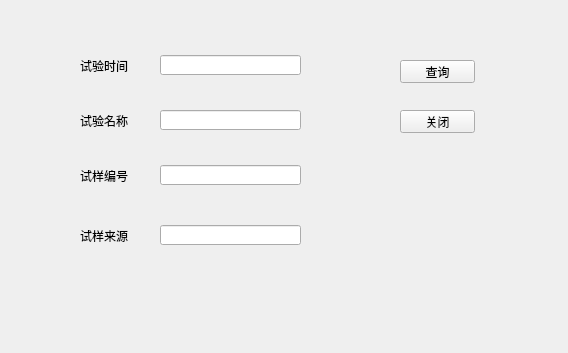
<?xml version="1.0" encoding="UTF-8"?>
<ui version="4.0">
 <class>Form</class>
 <widget class="QWidget" name="Form">
  <property name="geometry">
   <rect>
    <x>0</x>
    <y>0</y>
    <width>568</width>
    <height>353</height>
   </rect>
  </property>
  <property name="windowTitle">
   <string>Form</string>
  </property>
  <widget class="QLabel" name="label">
   <property name="geometry">
    <rect>
     <x>80</x>
     <y>60</y>
     <width>54</width>
     <height>12</height>
    </rect>
   </property>
   <property name="text">
    <string>试验时间</string>
   </property>
  </widget>
  <widget class="QLineEdit" name="time">
   <property name="geometry">
    <rect>
     <x>160</x>
     <y>55</y>
     <width>141</width>
     <height>20</height>
    </rect>
   </property>
  </widget>
  <widget class="QLabel" name="label_2">
   <property name="geometry">
    <rect>
     <x>80</x>
     <y>115</y>
     <width>54</width>
     <height>12</height>
    </rect>
   </property>
   <property name="text">
    <string>试验名称</string>
   </property>
  </widget>
  <widget class="QLineEdit" name="name">
   <property name="geometry">
    <rect>
     <x>160</x>
     <y>110</y>
     <width>141</width>
     <height>20</height>
    </rect>
   </property>
  </widget>
  <widget class="QLineEdit" name="number">
   <property name="geometry">
    <rect>
     <x>160</x>
     <y>165</y>
     <width>141</width>
     <height>20</height>
    </rect>
   </property>
  </widget>
  <widget class="QLabel" name="label_3">
   <property name="geometry">
    <rect>
     <x>80</x>
     <y>170</y>
     <width>54</width>
     <height>12</height>
    </rect>
   </property>
   <property name="text">
    <string>试样编号</string>
   </property>
  </widget>
  <widget class="QLineEdit" name="source">
   <property name="geometry">
    <rect>
     <x>160</x>
     <y>225</y>
     <width>141</width>
     <height>20</height>
    </rect>
   </property>
   <property name="text">
    <string/>
   </property>
  </widget>
  <widget class="QLabel" name="label_4">
   <property name="geometry">
    <rect>
     <x>80</x>
     <y>230</y>
     <width>54</width>
     <height>12</height>
    </rect>
   </property>
   <property name="text">
    <string>试样来源</string>
   </property>
  </widget>
  <widget class="QPushButton" name="query">
   <property name="geometry">
    <rect>
     <x>400</x>
     <y>60</y>
     <width>75</width>
     <height>23</height>
    </rect>
   </property>
   <property name="text">
    <string>查询</string>
   </property>
  </widget>
  <widget class="QPushButton" name="exit">
   <property name="geometry">
    <rect>
     <x>400</x>
     <y>110</y>
     <width>75</width>
     <height>23</height>
    </rect>
   </property>
   <property name="text">
    <string>关闭</string>
   </property>
  </widget>
 </widget>
 <resources/>
 <connections/>
</ui>
